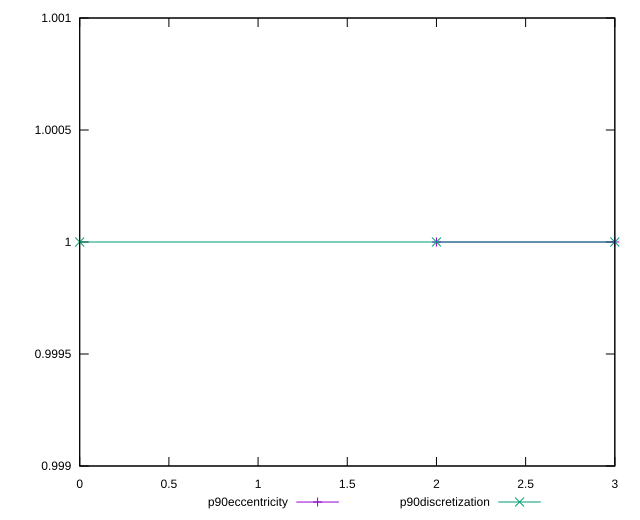

Source code (gnuplot):
reset

$p90Eccentricity <<EOF
2 1
3 0.9999999999999997
EOF

$p90Discretization <<EOF
0 1
2 1
3 1
EOF

set key outside below
set xrange [0:3]
set yrange [0.9989999999999997:1.001]
set trange [0.9989999999999997:1.001]
set terminal svg size 640, 520 enhanced background rgb 'white'
set output "reports/report_00033_2021-03-01T14-23-16.841Z/speed-index/progression/eccentricity.svg"

plot $p90Eccentricity title "p90eccentricity" with linespoints, \
     $p90Discretization title "p90discretization" with linespoints

reset
